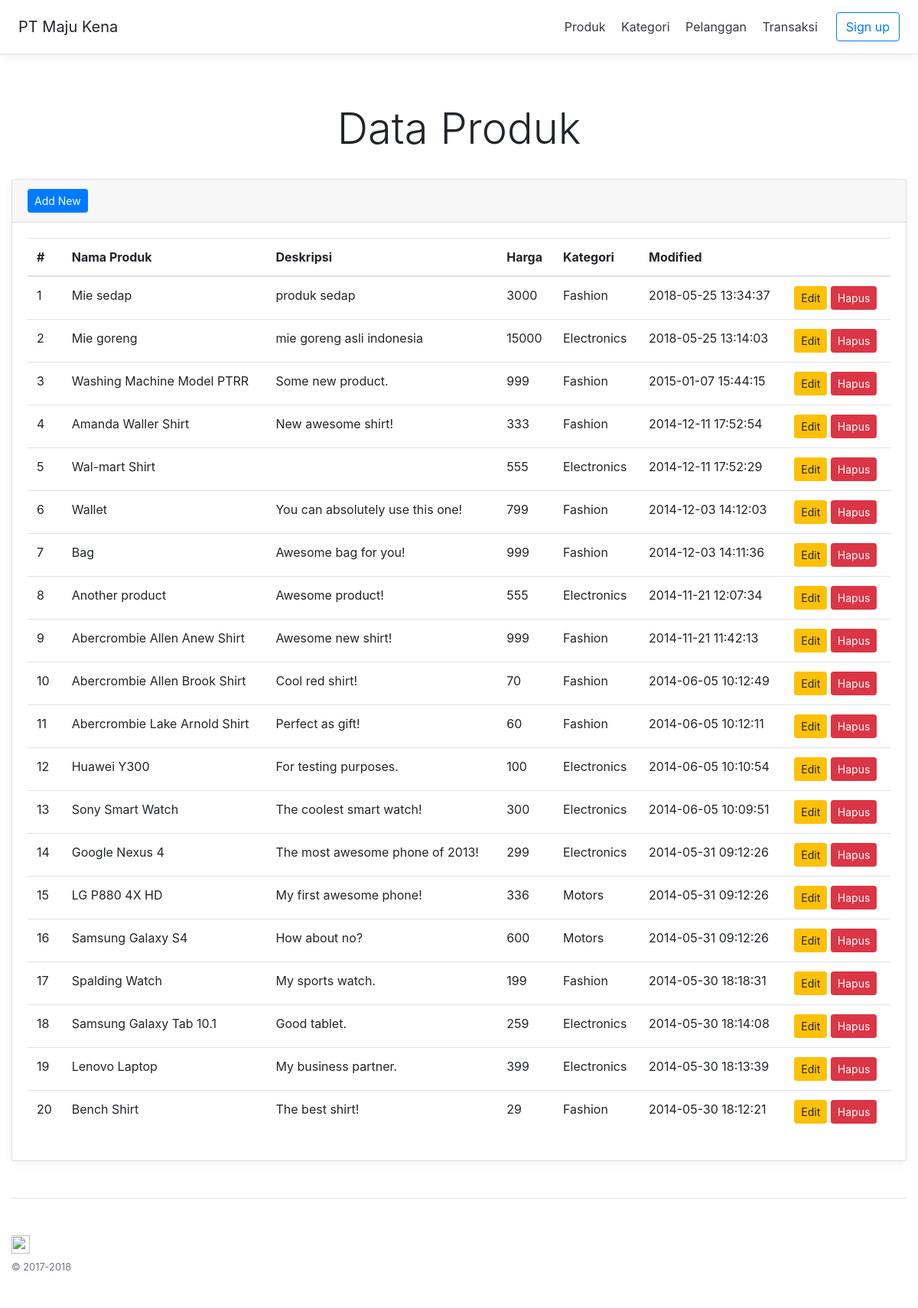
The page / on the database its author committed.
### tables this page shows
CREATE TABLE `products` (
  `id` int(11) NOT NULL,
  `name` varchar(32) NOT NULL,
  `description` text NOT NULL,
  `price` int(11) NOT NULL,
  `category_id` int(11) NOT NULL,
  `created` datetime NOT NULL,
  `modified` timestamp NOT NULL DEFAULT CURRENT_TIMESTAMP
);

CREATE TABLE `categories` (
  `id` int(11) NOT NULL,
  `name` varchar(256) NOT NULL,
  `created` datetime NOT NULL,
  `modified` timestamp NOT NULL DEFAULT CURRENT_TIMESTAMP
);

### konfigurasi/Database.php (called while the page is built, shortened)
<?php
    class Database {
        private $host = 'localhost';
        private $username = 'root';
        private $password = 'toor';
        private $database = 'pelatihan';
        public $conn;
        public function __construct()
        {
            $this->conn = new mysqli($this->host, $this->username, $this->password, $this->database);
        }
        public function tampilData($query)
        {
            $result = $this->conn->query($query);
            $rows = array();
            while ($row = $result->fetch_assoc()) {
                $rows[] = $row;
            }
            return $rows;
        }
    }
?>

### index.php (the view, shortened to what this page needs)
<?php
    include_once('./konfigurasi/Database.php');
    $data = new Database();
    $sql = "select prod.id, prod.name, prod.description, prod.price, prod.modified, cat.name as cat_name from products as prod INNER JOIN categories as cat ON prod.category_id=cat.id order by prod.modified desc";
    $hasil = $data->tampilData($sql);
?>
<!doctype html>
<html lang="en">
<?php include_once('./layouts/head.php') ?>
<body>
    <?php include_once('./layouts/menu.php') ?>
    <div class="pricing-header px-3 py-3 pt-md-5 pb-md-4 mx-auto text-center">
        <h1 class="display-4">Data Produk</h1>
    </div>
    <div class="container-fluid">
        <div class="card-deck mb-3">
            <div class="card mb-12 box-shadow">
                <div class="card-header">
                    <h4 class="my-0 font-weight-normal">
                        <a href="product_add.php" class="btn btn-primary btn-sm">Add New</a>
                    </h4>
                </div>
                <div class="card-body">
                    <div class="table-responsive">
                        <table class="table table-hover">
                            <thead>
                                <tr>
                                    <th>#</th>
                                    <th>Nama Produk</th>
                                    <th>Deskripsi</th>
                                    <th>Harga</th>
                                    <th>Kategori</th>
                                    <th>Modified</th>
                                    <th></th>
                                </tr>
                            </thead>
                            <tbody>
                                <?php
                                if (count($hasil) > 0) {
                                    $no = 1;
                                    foreach ($hasil as $row) {
                                ?>
                                    <tr>
                                        <td><?php echo $no++ ?></td>
                                        <td><?php echo ucfirst($row['name']) ?></td>
                                        <td><?php echo $row['description'] ?></td>
                                        <td><?php echo $row['price'] ?></td>
                                        <td><?php echo $row['cat_name'] ?></td>
                                        <td><?php echo $row['modified'] ?></td>
                                        <td>
                                            <a href="edit_produk.php?id=<?php echo $row['id'] ?>" class="btn btn-warning btn-sm">Edit</a>
                                            <a href="hapus_produk.php?id=<?php echo $row['id'] ?>" class="btn btn-danger btn-sm">Hapus</a>
                                        </td>
                                    </tr>
                                <?php
                                    }
                                } else {
                                ?>
                                    <tr>
                                        <td colspan="6" class="text-center">Tidak ada data</td>
                                    </tr>
                                <?php } ?>
                            </tbody>
                        </table>
                    </div>
                </div>
            </div>
        </div>
        <?php include_once('./layouts/footer.php') ?>
    </div>
</body>
</html>

### layouts/head.php (shortened to what this page needs)
<head>
    <link href="assets/css/bootstrap.min.css" rel="stylesheet">
    <link href="assets/css/pricing.css" rel="stylesheet">
</head>

### layouts/menu.php
<div class="d-flex flex-column flex-md-row align-items-center p-3 px-md-4 mb-3 bg-white border-bottom box-shadow">
    <h5 class="my-0 mr-md-auto font-weight-normal">PT Maju Kena</h5>
    <nav class="my-2 my-md-0 mr-md-3">
        <a class="p-2 text-dark" href="index.php">Produk</a>
        <a class="p-2 text-dark" href="kategori.php">Kategori</a>
        <a class="p-2 text-dark" href="#">Pelanggan</a>
        <a class="p-2 text-dark" href="#">Transaksi</a>
    </nav>
    <a class="btn btn-outline-primary" href="#">Sign up</a>
</div>

### layouts/footer.php
<footer class="pt-4 my-md-5 pt-md-5 border-top">
    <div class="row">
        <div class="col-12 col-md">
            <img class="mb-2" src="https://getbootstrap.com/assets/brand/bootstrap-solid.svg" alt="" width="24" height="24">
            <small class="d-block mb-3 text-muted">&copy; 2017-2018</small>
        </div>
    </div>
</footer>

### assets/css/pricing.css (style rules this page uses)
html { font-size: 14px; }
@media (min-width: 768px) { html { font-size: 16px; } }
.pricing-header { max-width: 700px; }
.card-deck .card { min-width: 220px; }
.border-top { border-top: 1px solid #e5e5e5; }
.border-bottom { border-bottom: 1px solid #e5e5e5; }
.box-shadow { box-shadow: 0 .25rem .75rem rgba(0, 0, 0, .05); }

### rows shown on the page
products: name "Mie sedap", description "produk sedap", price "3000", category.name "Fashion", modified "2018-05-25 13:34:37"
products: name "Mie goreng", description "mie goreng asli indonesia", price "15000", category.name "Electronics", modified "2018-05-25 13:14:03"
products: name "Washing Machine Model PTRR", description "Some new product.", price "999", category.name "Fashion", modified "2015-01-07 15:44:15"
products: name "Amanda Waller Shirt", description "New awesome shirt!", price "333", category.name "Fashion", modified "2014-12-11 17:52:54"
products: name "Wal-mart Shirt", price "555", category.name "Electronics", modified "2014-12-11 17:52:29"
products: name "Wallet", description "You can absolutely use this one!", price "799", category.name "Fashion", modified "2014-12-03 14:12:03"
products: name "Bag", description "Awesome bag for you!", price "999", category.name "Fashion", modified "2014-12-03 14:11:36"
products: name "Another product", description "Awesome product!", price "555", category.name "Electronics", modified "2014-11-21 12:07:34"
products: name "Abercrombie Allen Anew Shirt", description "Awesome new shirt!", price "999", category.name "Fashion", modified "2014-11-21 11:42:13"
products: name "Abercrombie Allen Brook Shirt", description "Cool red shirt!", price "70", category.name "Fashion", modified "2014-06-05 10:12:49"
products: name "Abercrombie Lake Arnold Shirt", description "Perfect as gift!", price "60", category.name "Fashion", modified "2014-06-05 10:12:11"
products: name "Huawei Y300", description "For testing purposes.", price "100", category.name "Electronics", modified "2014-06-05 10:10:54"
products: name "Sony Smart Watch", description "The coolest smart watch!", price "300", category.name "Electronics", modified "2014-06-05 10:09:51"
products: name "Google Nexus 4", description "The most awesome phone of 2013!", price "299", category.name "Electronics", modified "2014-05-31 09:12:26"
products: name "LG P880 4X HD", description "My first awesome phone!", price "336", category.name "Motors", modified "2014-05-31 09:12:26"
products: name "Samsung Galaxy S4", description "How about no?", price "600", category.name "Motors", modified "2014-05-31 09:12:26"
products: name "Spalding Watch", description "My sports watch.", price "199", category.name "Fashion", modified "2014-05-30 18:18:31"
products: name "Samsung Galaxy Tab 10.1", description "Good tablet.", price "259", category.name "Electronics", modified "2014-05-30 18:14:08"
products: name "Lenovo Laptop", description "My business partner.", price "399", category.name "Electronics", modified "2014-05-30 18:13:39"
products: name "Bench Shirt", description "The best shirt!", price "29", category.name "Fashion", modified "2014-05-30 18:12:21"
